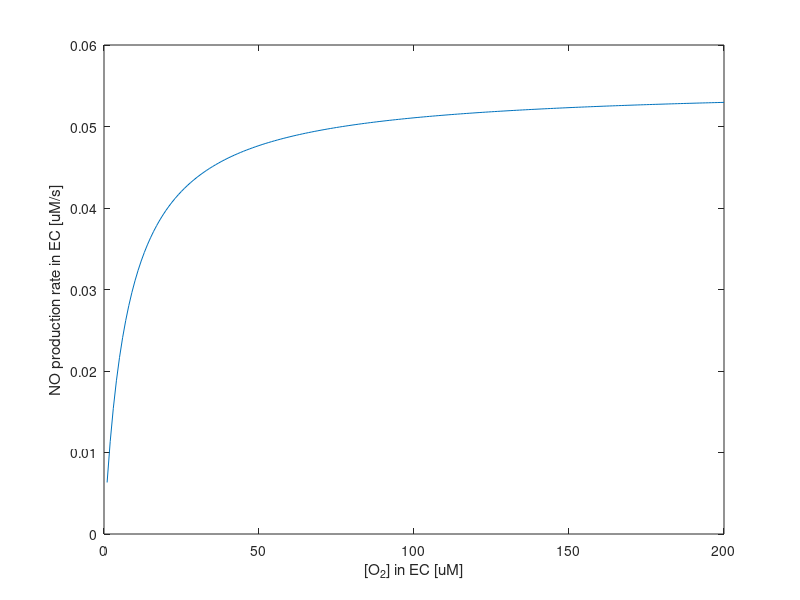
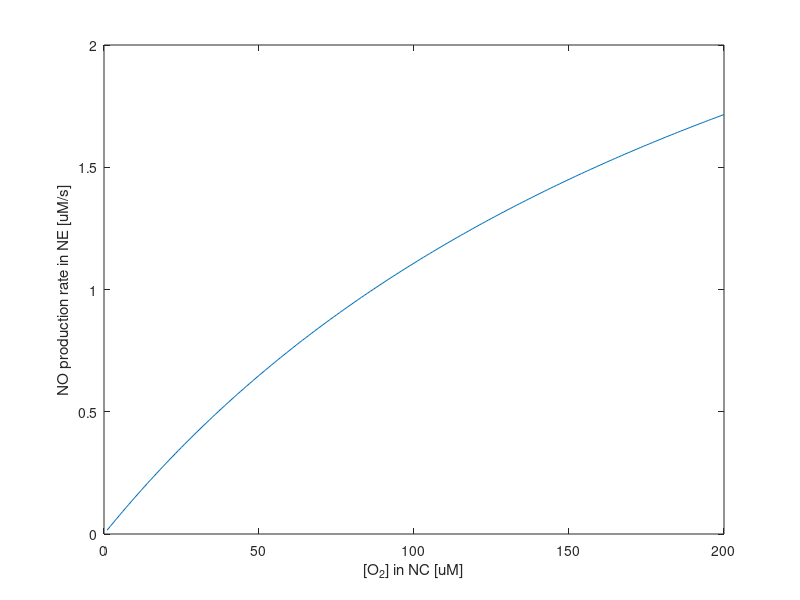
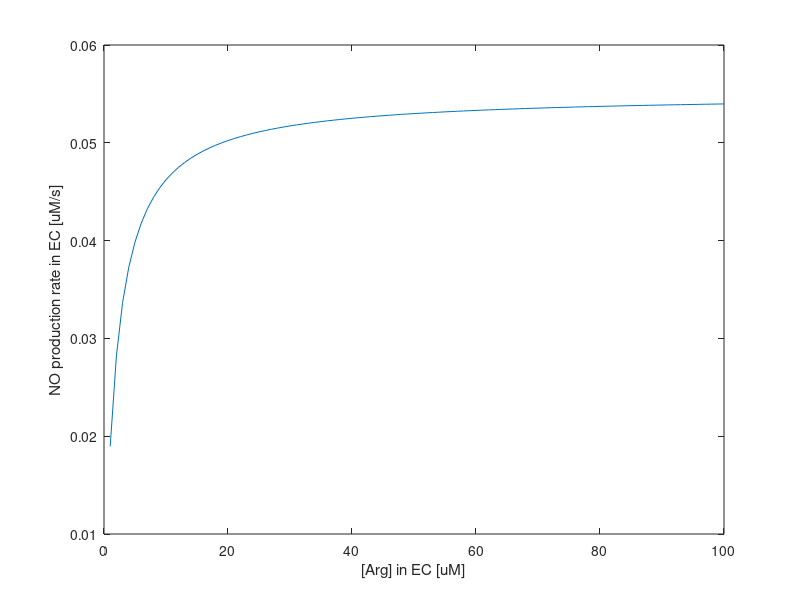
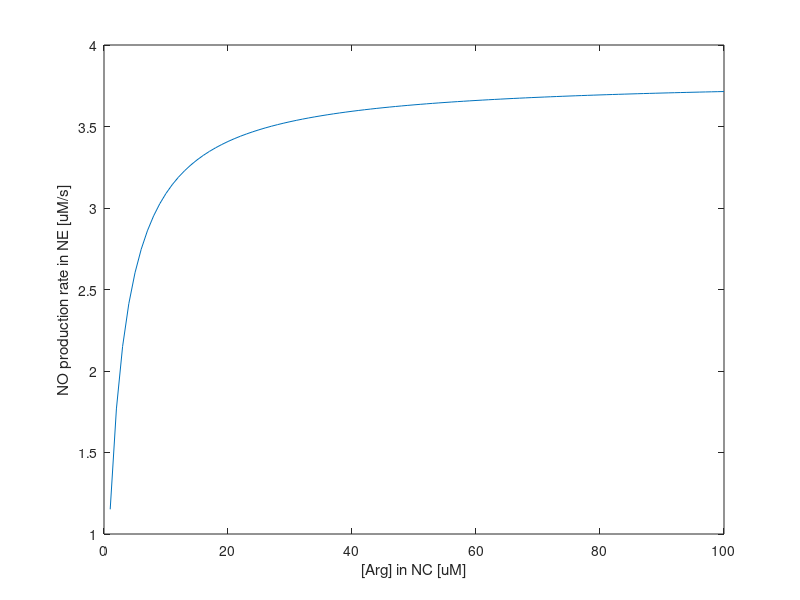

Write the MATLAB code that produced these figures, in order.
clear all
close all
%% Oxygen:
K_mO2_j = 7.7; % (11.25) uM Chen2006
K_mO2_n = 243; % 140-145 uM Chen2007

for i = 1:200
    oxygen(i) = i;
    P_NO_j1(i) = 0.055 * oxygen(i) / (K_mO2_j + oxygen(i));
    P_NO_n1(i) = 3.8 * oxygen(i) / (K_mO2_n + oxygen(i));
end

figure; plot(oxygen,P_NO_j1)
xlabel('[O_2] in EC [uM]')
ylabel('NO production rate in EC [uM/s]')
figure; plot(oxygen,P_NO_n1)
xlabel('[O_2] in NC [uM]')
ylabel('NO production rate in NE [uM/s]')

%% L-Arginine:

K_mArg_j = 1.9; % (0.9-2.9, Chen2006) 
K_mArg_n = 2.3; % Babu1999 (at pH 7.4)

for i = 1:100
    arginine(i) = i;
    P_NO_j2(i) = 0.055 * arginine(i) / (K_mArg_j + arginine(i));
    P_NO_n2(i) = 3.8 * arginine(i) / (K_mArg_n + arginine(i));
end

figure; plot(arginine,P_NO_j2)
xlabel('[Arg] in EC [uM]')
ylabel('NO production rate in EC [uM/s]')
figure; plot(arginine,P_NO_n2)
xlabel('[Arg] in NC [uM]')
ylabel('NO production rate in NE [uM/s]')

%% both:

[x_arg,y_oxy] = meshgrid(0:3:100,0:3:200);
z_PNO = 0.055 .* x_arg ./ (K_mArg_j + x_arg) .* y_oxy ./ (K_mO2_j + y_oxy);
figure
surface(x_arg,y_oxy,z_PNO)
view(3)
xlabel('[Arg]')
ylabel('[O_2]')
zlabel('P_{NO} endothelial cell')

z_PNO = 3.8 .* x_arg ./ (K_mArg_n + x_arg) .* y_oxy ./ (K_mO2_n + y_oxy);
figure
surface(x_arg,y_oxy,z_PNO)
view(3)
xlabel('[Arg]')
ylabel('[O_2]')
zlabel('P_{NO} neuron')